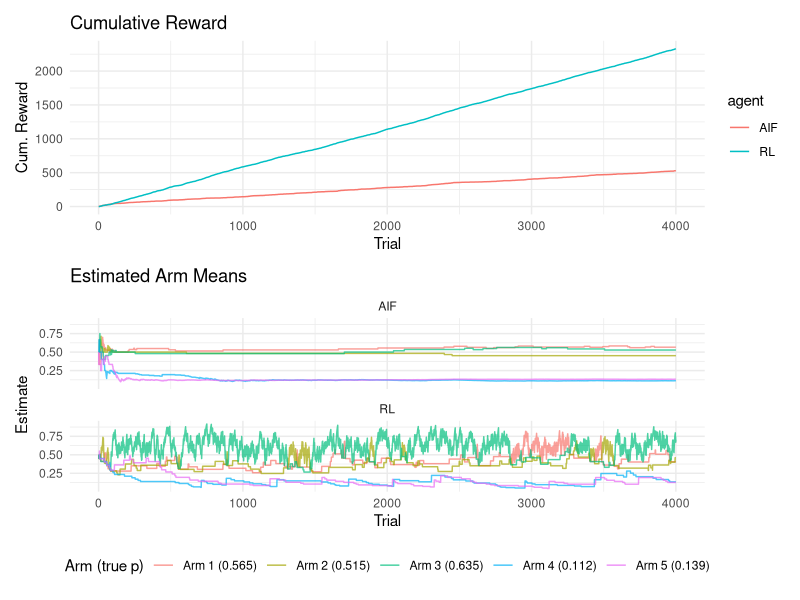

Write R code to recreate this figure.
rm(list=ls())
library(tidyverse)
library(patchwork)

# -------------------------------------------------------------------
# k-Armed Bernoulli Bandit: RL vs AIF with Beta-Bayes planning
# -------------------------------------------------------------------
{
  seed <- sample(1:10000, 1)
  #set.seed(4696)
  #set.seed(667)
  #set.seed(1424)
  #set.seed(9726)
  #set.seed(4728)
  
  set.seed(seed)
  
  # 1) Problem spec
  k      <- 5
  true_p <- runif(k, 0.1, 0.9)   # ground truth (unknown to agents)
  T      <- 4000
  alpha  <- 0.1                  # RL learning rate
  eps    <- 0.1                  # RL epsilon-greedy
  
  # 2) AIF parameters
  w_epi  <- 5.0                  # weight on info-gain
  lambda <- 5.0                  # weight on reward
  gamma  <- 5.0                  # softmax inverse temperature
  
  # 3) Storage & init
  # RL
  Q        <- rep(0.5, k)
  # AIF: Beta(alpha,beta) counts for each arm
  a_counts <- rep(1, k)
  b_counts <- rep(1, k)
  
  reward_rl <- numeric(T)
  reward_ai <- numeric(T)
  rl_Q_hist <- matrix(0, nrow=T, ncol=k)
  ai_p_hist <- matrix(0, nrow=T, ncol=k)
  
  # helper: KL divergence Beta(a1,b1) || Beta(a0,b0)
  kl_beta <- function(a1,b1,a0,b0) {
    term1 <- lgamma(a0+b0) - lgamma(a0) - lgamma(b0)
    term2 <- lgamma(a1) + lgamma(b1) - lgamma(a1+b1)
    term3 <- (a1-a0)*(digamma(a1) - digamma(a1+b1))
    term4 <- (b1-b0)*(digamma(b1) - digamma(a1+b1))
    term5 <- (a0+b0 - a1 - b1)*(digamma(a0+b0) - digamma(a1+b1))
    term1 + term2 + term3 + term4 + term5
  }
  
  # 4) Simulation
  for(t in 1:T){
    # RL: epsilon-greedy
    rl_Q_hist[t,] <- Q
    if(runif(1)<eps) a_rl <- sample.int(k,1)
    else             a_rl <- which.max(Q)
    r_rl <- rbinom(1,1,true_p[a_rl])
    Q[a_rl] <- Q[a_rl] + alpha*(r_rl-Q[a_rl])
    reward_rl[t] <- r_rl
    
    # AIF
    p_hat <- a_counts/(a_counts+b_counts)  
    ai_p_hist[t,] <- p_hat
    G <- numeric(k)
    for(a in 1:k){
      ext <- -lambda * p_hat[a]
      kl1 <- kl_beta(a_counts[a]+1, b_counts[a], a_counts[a], b_counts[a])
      kl0 <- kl_beta(a_counts[a],   b_counts[a]+1, a_counts[a], b_counts[a])
      epi <- -w_epi * ( p_hat[a]*kl1 + (1-p_hat[a])*kl0 )
      G[a] <- ext + epi
    }
    pi   <- exp(-gamma*G); pi <- pi/sum(pi)
    a_ai <- sample.int(k,1,prob=pi)
    r_ai <- rbinom(1,1,true_p[a_ai])
    reward_ai[t] <- r_ai
    
    # update counts
    a_counts[a_ai] <- a_counts[a_ai] + r_ai
    b_counts[a_ai] <- b_counts[a_ai] + (1-r_ai)
  }
  arm_labels <- paste0("Arm ", seq_len(k), " (", sprintf("%.3f", true_p), ")")
  
  # 5) Plots
  library(tidyverse)
  library(patchwork)
  
  # 5.1) Cumulative rewards
  df_r <- tibble(
    trial = 1:T,
    RL    = cumsum(reward_rl),
    AIF   = cumsum(reward_ai)
  ) |> pivot_longer(-trial, names_to="agent", values_to="cum_reward")
  
  p1 <- ggplot(df_r, aes(trial, cum_reward, color=agent)) +
    geom_line() +
    theme_minimal() +
    labs(title="Cumulative Reward", x="Trial", y="Cum. Reward")
  
  # 5.2) Learned‐mean trajectories
  # RL Q‐values
  df_q <- as_tibble(rl_Q_hist) |>
    set_names(arm_labels) |>        
    mutate(trial=1:T) |>
    pivot_longer(-trial, names_to="arm", values_to="value") |>
    mutate(agent="RL")
  
  # AIF posterior means
  df_p <- as_tibble(ai_p_hist) |>
    set_names(arm_labels) |>       
    mutate(trial=1:T) |>
    pivot_longer(-trial, names_to="arm", values_to="value") |>
    mutate(agent="AIF")
  
  df_both <- bind_rows(df_q, df_p)
  
  p2 <- ggplot(df_both, aes(trial, value, color=arm)) +
    geom_line(alpha=0.7) +
    facet_wrap(~agent, ncol=1) +
    theme_minimal() +
    labs(title="Estimated Arm Means",
         x="Trial", y="Estimate",
         color="Arm (true p)")  +     
    theme(legend.position="bottom")
  
  print(p1 / p2)
}


